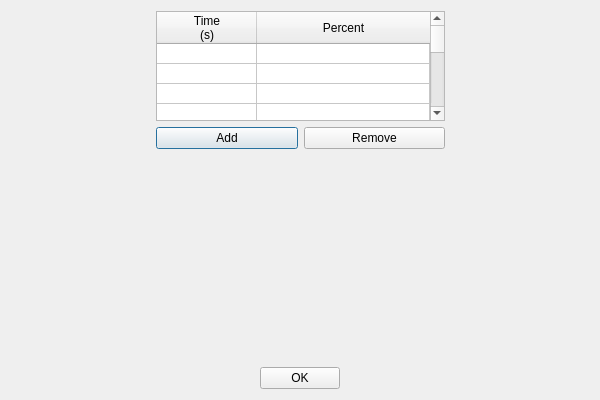
<?xml version="1.0" encoding="UTF-8"?>
<ui version="4.0">
 <class>FDYNAddVentValuesDialog</class>
 <widget class="QDialog" name="FDYNAddVentValuesDialog">
  <property name="geometry">
   <rect>
    <x>0</x>
    <y>0</y>
    <width>600</width>
    <height>400</height>
   </rect>
  </property>
  <property name="sizePolicy">
   <sizepolicy hsizetype="Fixed" vsizetype="Fixed">
    <horstretch>0</horstretch>
    <verstretch>0</verstretch>
   </sizepolicy>
  </property>
  <property name="minimumSize">
   <size>
    <width>600</width>
    <height>400</height>
   </size>
  </property>
  <property name="windowTitle">
   <string>Criteria Values Editor</string>
  </property>
  <layout class="QVBoxLayout" name="verticalLayout" stretch="2,3,0">
   <item>
    <layout class="QHBoxLayout" name="horizontalLayout" stretch="1,2,1">
     <item>
      <spacer name="horizontalSpacer_4">
       <property name="orientation">
        <enum>Qt::Horizontal</enum>
       </property>
       <property name="sizeHint" stdset="0">
        <size>
         <width>40</width>
         <height>20</height>
        </size>
       </property>
      </spacer>
     </item>
     <item>
      <layout class="QVBoxLayout" name="verticalLayout_2">
       <item>
        <widget class="QTableWidget" name="tblValues">
         <property name="rowCount">
          <number>20</number>
         </property>
         <property name="columnCount">
          <number>2</number>
         </property>
         <attribute name="horizontalHeaderMinimumSectionSize">
          <number>35</number>
         </attribute>
         <attribute name="horizontalHeaderStretchLastSection">
          <bool>true</bool>
         </attribute>
         <attribute name="verticalHeaderVisible">
          <bool>false</bool>
         </attribute>
         <attribute name="verticalHeaderDefaultSectionSize">
          <number>20</number>
         </attribute>
         <row/>
         <row/>
         <row/>
         <row/>
         <row/>
         <row/>
         <row/>
         <row/>
         <row/>
         <row/>
         <row/>
         <row/>
         <row/>
         <row/>
         <row/>
         <row/>
         <row/>
         <row/>
         <row/>
         <row/>
         <column>
          <property name="text">
           <string>Time
(s)</string>
          </property>
          <property name="textAlignment">
           <set>AlignCenter</set>
          </property>
         </column>
         <column>
          <property name="text">
           <string>Percent</string>
          </property>
         </column>
        </widget>
       </item>
       <item>
        <layout class="QHBoxLayout" name="horizontalLayout_2">
         <item>
          <widget class="QPushButton" name="btnAdd">
           <property name="text">
            <string>Add</string>
           </property>
          </widget>
         </item>
         <item>
          <widget class="QPushButton" name="btnRemove">
           <property name="text">
            <string>Remove</string>
           </property>
          </widget>
         </item>
        </layout>
       </item>
      </layout>
     </item>
     <item>
      <spacer name="horizontalSpacer">
       <property name="orientation">
        <enum>Qt::Horizontal</enum>
       </property>
       <property name="sizeHint" stdset="0">
        <size>
         <width>40</width>
         <height>20</height>
        </size>
       </property>
      </spacer>
     </item>
    </layout>
   </item>
   <item>
    <widget class="FDYNVentValueCurveWidget" name="plotGraph" native="true"/>
   </item>
   <item>
    <layout class="QHBoxLayout" name="horizontalLayout_3">
     <item>
      <spacer name="horizontalSpacer_3">
       <property name="orientation">
        <enum>Qt::Horizontal</enum>
       </property>
       <property name="sizeHint" stdset="0">
        <size>
         <width>40</width>
         <height>20</height>
        </size>
       </property>
      </spacer>
     </item>
     <item>
      <widget class="QPushButton" name="btnOk">
       <property name="text">
        <string>OK</string>
       </property>
      </widget>
     </item>
     <item>
      <spacer name="horizontalSpacer_2">
       <property name="orientation">
        <enum>Qt::Horizontal</enum>
       </property>
       <property name="sizeHint" stdset="0">
        <size>
         <width>40</width>
         <height>20</height>
        </size>
       </property>
      </spacer>
     </item>
    </layout>
   </item>
  </layout>
 </widget>
 <customwidgets>
  <customwidget>
   <class>FDYNVentValueCurveWidget</class>
   <extends>QWidget</extends>
   <header>FDYNVentValueCurveWidget.h</header>
   <container>1</container>
  </customwidget>
 </customwidgets>
 <resources/>
 <connections/>
</ui>
